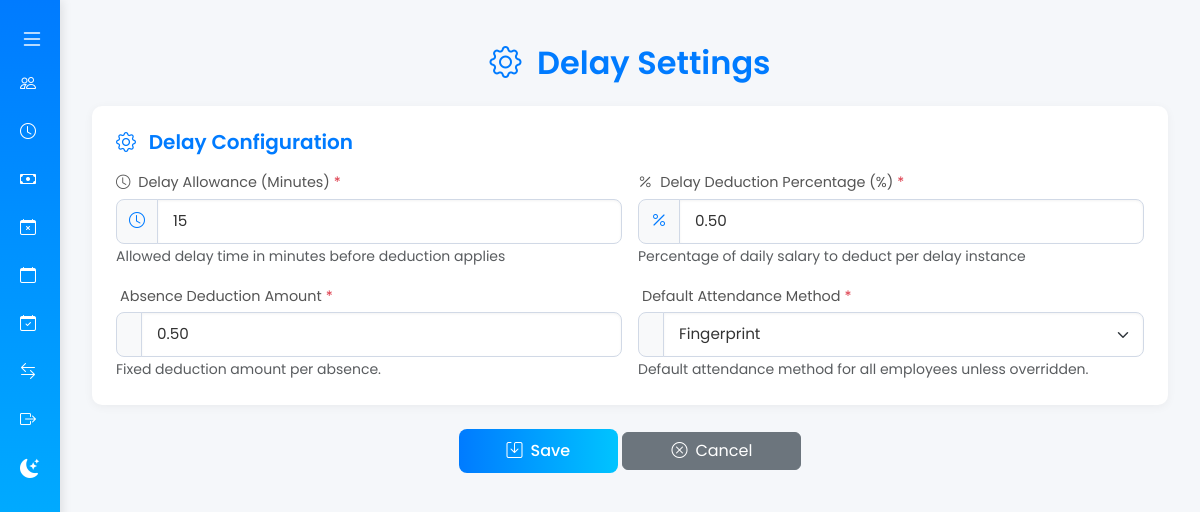
Page /hr/system-settings/hr/ (signed in) on the committed database.
### superadmin/models.py (models this page shows, shortened)
class SystemSettings(models.Model):
    system_name = models.CharField(max_length=100, default='Hospital Management System')
    country = models.CharField(max_length=100, default='Unknown')
    logo = models.ImageField(upload_to='logos/', null=True, blank=True)
    main_language = models.CharField(max_length=50, default='English')
    delay_allowance_minutes = models.IntegerField(
        default=15, help_text="Allowed delay time in minutes before deduction applies"
    )
    delay_deduction_percentage = models.DecimalField(
        max_digits=5, decimal_places=2, default=0.5, help_text="Percentage of daily salary to deduct per delay instance"
    )
    absence_deduction_amount = models.DecimalField(
        max_digits=10, decimal_places=2, default=0.00, help_text="Fixed deduction amount per absence."
    )
    ATTENDANCE_METHOD_CHOICES = [
        ('fingerprint', 'Fingerprint'),
        ('facial_print', 'Facial Print'),
        ('login_logout', 'Log In and Log Out'),
        ('kpi', 'KPI-Based'),
    ]
    default_attendance_method = models.CharField(
        max_length=20,
        choices=ATTENDANCE_METHOD_CHOICES,
        default='fingerprint',
        help_text="Default attendance method for all employees unless overridden."
    )
    class Meta:
        verbose_name = 'System Settings'
        verbose_name_plural = 'System Settings'

### hr/views.py (the view, shortened to what this page needs)
# urls.py: path('system-settings/hr/', SystemSettingsUpdateView.as_view(), name='hr_system_settings'),
class SystemSettingsUpdateView(LoginRequiredMixin, HRRequiredMixin, UpdateView):
    model = SystemSettings
    form_class = HRSystemSettingsForm
    template_name = 'system_settings/system_settings_form.html'
    success_url = reverse_lazy('hr:payroll_list')
    def get_object(self):
        return SystemSettings.objects.first() or SystemSettings.objects.create()

### hr/forms.py (shortened to what this page needs)
class HRSystemSettingsForm(forms.ModelForm):
    class Meta:
        model = SystemSettings
        fields = ['delay_allowance_minutes', 'delay_deduction_percentage', 'absence_deduction_amount', 'default_attendance_method']
        widgets = {
            'delay_allowance_minutes': forms.NumberInput(
                attrs={'class': 'form-control', 'min': 0}
            ),
            'delay_deduction_percentage': forms.NumberInput(
                attrs={'class': 'form-control', 'min': 0, 'max': 100, 'step': '0.01'}
            ),
            'absence_deduction_amount': forms.NumberInput(
                attrs={'class': 'form-control', 'min': 0}
            ),
            'default_attendance_method': forms.Select(
                attrs={'class': 'form-select'}
            ),
        }
        labels = {
            'delay_allowance_minutes': 'Delay Allowance (Minutes)',
            'delay_deduction_percentage': 'Delay Deduction Percentage (%)',
            'absence_deduction_amount': 'Absence Deduction Amount',
            'default_attendance_method': 'Default Attendance Method',
        }

### hr/views.py (called while the page is built)
    def test_func(self):
        return self.request.user.is_authenticated and self.request.user.role == 'hr'

### templates/system_settings/system_settings_form.html (shortened to what this page needs)
{% extends "base.html" %}
{% block content %}
<div class="container my-4">
    <h2 class="mb-4 text-center">
        <i class="bi bi-gear me-2"></i>
        {% if request.user.role == 'hr' %}Delay Settings{% else %}System Settings{% endif %}
    </h2>
    <form method="post" class="needs-validation" novalidate enctype="multipart/form-data">
        <div class="card mb-4 p-4">
            <h5 class="mb-3">
                <i class="bi bi-gear me-2"></i>
                {% if request.user.role == 'hr' %}Delay Configuration{% else %}System Configuration{% endif %}
            </h5>
            <div class="row g-3">
                {% for field in form %}
                <div class="col-md-6">
                    <label for="{{ field.id_for_label }}" class="form-label">
                        <i class="bi bi-{% if field.name == 'delay_allowance_minutes' %}clock{% elif field.name == 'delay_deduction_percentage' %}percent{% elif field.name == 'system_name' %}building{% elif field.name == 'country' %}globe{% elif field.name == 'logo' %}image{% elif field.name == 'main_language' %}translate{% endif %} me-1"></i>
                        {{ field.label }} {% if field.field.required %}<span class="text-danger">*</span>{% endif %}
                    </label>
                    <div class="input-group">
                        <span class="input-group-text">
                            <i class="bi bi-{% if field.name == 'delay_allowance_minutes' %}clock{% elif field.name == 'delay_deduction_percentage' %}percent{% elif field.name == 'system_name' %}building{% elif field.name == 'country' %}globe{% elif field.name == 'logo' %}image{% elif field.name == 'main_language' %}translate{% endif %}"></i>
                        </span>
                        {{ field }}
                    </div>
                    {% if field.help_text %}
                        <small class="text-muted">{{ field.help_text }}</small>
                    {% endif %}
                </div>
                {% endfor %}
            </div>
        </div>
        <div class="text-center mt-4">
            <button type="submit" class="btn btn-primary px-5"><i class="bi bi-save me-2"></i>Save</button>
            <a href="{% url 'hr:payroll_list' %}" class="btn btn-secondary px-5"><i class="bi bi-x-circle me-2"></i>Cancel</a>
        </div>
    </form>
</div>
{% endblock %}

### templates/base.html (style rules this page uses)
:root { --body-bg: #f5f7fa; --body-color: #333; --main-content-bg: #f5f7fa; --sidebar-bg: linear-gradient(180deg, #007bff, #00c4ff); --card-bg: white; --table-bg: transparent; --table-color: #333; --table-border-color: #dee2e6; --table-hover-bg: #f1f4f8; --table-striped-bg: rgba(0, 0, 0, 0.05); }
body { background-color: var(--body-bg); font-family: 'Poppins', sans-serif; color: var(--body-color); display: flex; min-height: 100vh; margin: 0; transition: background-color 0.3s ease, color 0.3s ease; }
.container { max-width: 1200px; }
h2, h4, h5 { color: #007bff; font-weight: 600; }
.form-control, .form-select { border-radius: 8px; border: 1px solid #d1d9e6; padding: 10px 15px; font-size: 0.95rem; box-shadow: inset 0 1px 3px rgba(0, 0, 0, 0.05); background-color: #fff; color: #333; transition: border-color 0.3s ease, background-color 0.3s ease, color 0.3s ease; }
.form-label { font-size: 0.9rem; color: #555; margin-bottom: 5px; }
.input-group-text { background-color: #f8f9fa; border: 1px solid #d1d9e6; border-radius: 8px 0 0 8px; color: #007bff; }
.btn-primary { background: linear-gradient(90deg, #007bff, #00c4ff); border: none; border-radius: 8px; padding: 10px 20px; font-weight: 500; transition: all 0.3s ease; }
.card { border: none; border-radius: 10px; box-shadow: 0 2px 10px rgba(0, 0, 0, 0.05); background-color: var(--card-bg) !important; transition: background-color 0.3s ease; }

### rows in the picture
SystemSettings: form "15" "0.50" "0.50" "Fingerprint"

### other values in the picture
{{ field.label }} "Delay Allowance (Minutes)" "Delay Deduction Percentage (%)" "Absence Deduction Amount" "Default Attendance Method"
{{ field.help_text }} "Allowed delay time in minutes before deduction applies" "Percentage of daily salary to deduct per delay instance" "Fixed deduction amount per absence." "Default attendance method for all employees unless overridden."
